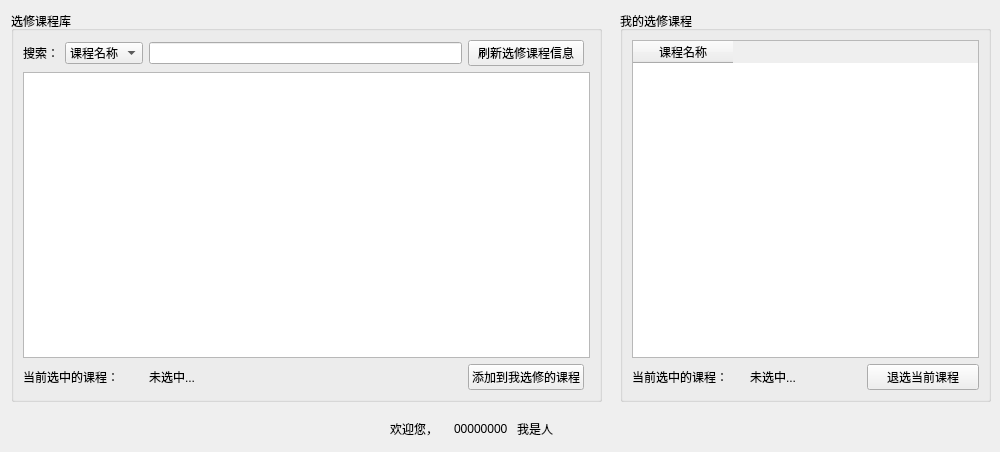
<?xml version="1.0" encoding="UTF-8"?>
<ui version="4.0">
 <class>Enter_Stu</class>
 <widget class="QWidget" name="Enter_Stu">
  <property name="geometry">
   <rect>
    <x>0</x>
    <y>0</y>
    <width>1000</width>
    <height>452</height>
   </rect>
  </property>
  <property name="windowTitle">
   <string>学生选修课程系统 SECS - 学生端</string>
  </property>
  <widget class="QGroupBox" name="groupBox_2">
   <property name="geometry">
    <rect>
     <x>620</x>
     <y>11</y>
     <width>371</width>
     <height>391</height>
    </rect>
   </property>
   <property name="title">
    <string>我的选修课程</string>
   </property>
   <layout class="QGridLayout" name="gridLayout">
    <item row="0" column="0" colspan="3">
     <widget class="QTableWidget" name="tableWidget_SelectedCourse">
      <column>
       <property name="text">
        <string>课程名称</string>
       </property>
      </column>
     </widget>
    </item>
    <item row="1" column="0">
     <widget class="QLabel" name="label_2">
      <property name="text">
       <string>当前选中的课程：</string>
      </property>
     </widget>
    </item>
    <item row="1" column="1">
     <widget class="QLabel" name="lable_CurrentCourse2">
      <property name="text">
       <string>未选中...</string>
      </property>
     </widget>
    </item>
    <item row="1" column="2">
     <widget class="QPushButton" name="btn_DelMy">
      <property name="text">
       <string>退选当前课程</string>
      </property>
     </widget>
    </item>
   </layout>
  </widget>
  <widget class="QGroupBox" name="groupBox">
   <property name="geometry">
    <rect>
     <x>11</x>
     <y>11</y>
     <width>591</width>
     <height>391</height>
    </rect>
   </property>
   <property name="title">
    <string>选修课程库</string>
   </property>
   <layout class="QGridLayout" name="gridLayout_2">
    <item row="0" column="0">
     <widget class="QLabel" name="label_8">
      <property name="text">
       <string>搜索：</string>
      </property>
     </widget>
    </item>
    <item row="0" column="1">
     <widget class="QComboBox" name="comboBox_SearchType">
      <item>
       <property name="text">
        <string>课程名称</string>
       </property>
      </item>
      <item>
       <property name="text">
        <string>课程代码</string>
       </property>
      </item>
     </widget>
    </item>
    <item row="0" column="2">
     <widget class="QLineEdit" name="lineEdit_Search"/>
    </item>
    <item row="2" column="0" colspan="2">
     <widget class="QLabel" name="label">
      <property name="text">
       <string>当前选中的课程：</string>
      </property>
     </widget>
    </item>
    <item row="2" column="2">
     <widget class="QLabel" name="lable_CurrentCourse1">
      <property name="text">
       <string>未选中...</string>
      </property>
     </widget>
    </item>
    <item row="2" column="3">
     <widget class="QPushButton" name="btn_AddMy">
      <property name="text">
       <string>添加到我选修的课程</string>
      </property>
     </widget>
    </item>
    <item row="1" column="0" colspan="5">
     <widget class="QTableView" name="tableView_Course"/>
    </item>
    <item row="0" column="3">
     <widget class="QPushButton" name="btn_Fresh">
      <property name="text">
       <string>刷新选修课程信息</string>
      </property>
     </widget>
    </item>
   </layout>
  </widget>
  <widget class="QWidget" name="layoutWidget">
   <property name="geometry">
    <rect>
     <x>390</x>
     <y>420</y>
     <width>185</width>
     <height>17</height>
    </rect>
   </property>
   <layout class="QGridLayout" name="gridLayout_3">
    <item row="0" column="0">
     <widget class="QLabel" name="label_3">
      <property name="text">
       <string>欢迎您，</string>
      </property>
     </widget>
    </item>
    <item row="0" column="1">
     <widget class="QLabel" name="label_No">
      <property name="text">
       <string>00000000</string>
      </property>
     </widget>
    </item>
    <item row="0" column="2">
     <widget class="QLabel" name="label_Name">
      <property name="text">
       <string>我是人</string>
      </property>
     </widget>
    </item>
   </layout>
  </widget>
 </widget>
 <resources/>
 <connections/>
</ui>
